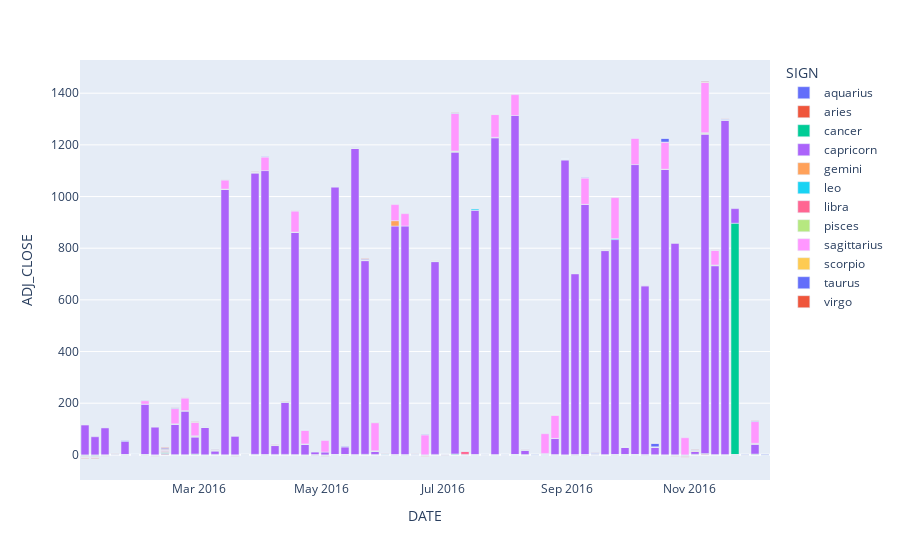

Notebook source saved alongside this figure:
### Code cell
#db.groupby('SIGN').ADJ_CLOSE.iplot(kind='kde', legend=True)
db_5D = db[db.DATE >= pd.Timestamp(2016,1,1)].groupby(['SIGN',pd.Grouper(key='DATE', axis=0, freq='5D')]).agg({'ADJ_CLOSE':'mean','ROBERTA':'mean'}).reset_index()
fig = px.bar(db_5D, x="DATE", y="ADJ_CLOSE", color="SIGN")
fig.show()
